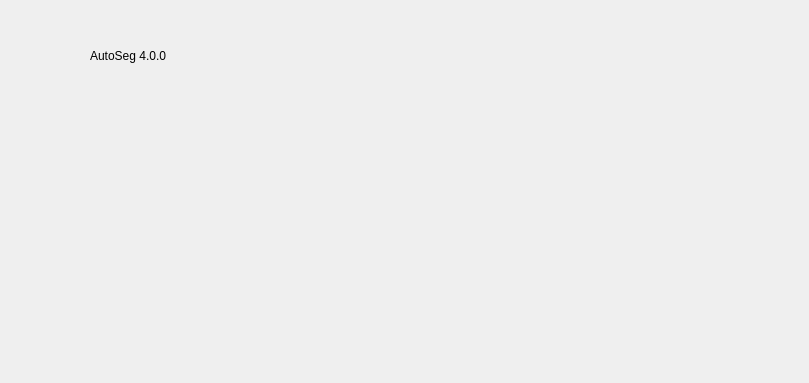
<?xml version="1.0" encoding="UTF-8"?>
<ui version="4.0">
 <class>AboutGui</class>
 <widget class="QDialog" name="AboutGui">
  <property name="geometry">
   <rect>
    <x>0</x>
    <y>0</y>
    <width>809</width>
    <height>383</height>
   </rect>
  </property>
  <property name="windowTitle">
   <string>AboutGui</string>
  </property>
  <widget class="QLabel" name="label">
   <property name="geometry">
    <rect>
     <x>90</x>
     <y>30</y>
     <width>161</width>
     <height>51</height>
    </rect>
   </property>
   <property name="text">
    <string>AutoSeg 4.0.0</string>
   </property>
  </widget>
 </widget>
 <resources/>
 <connections/>
</ui>
